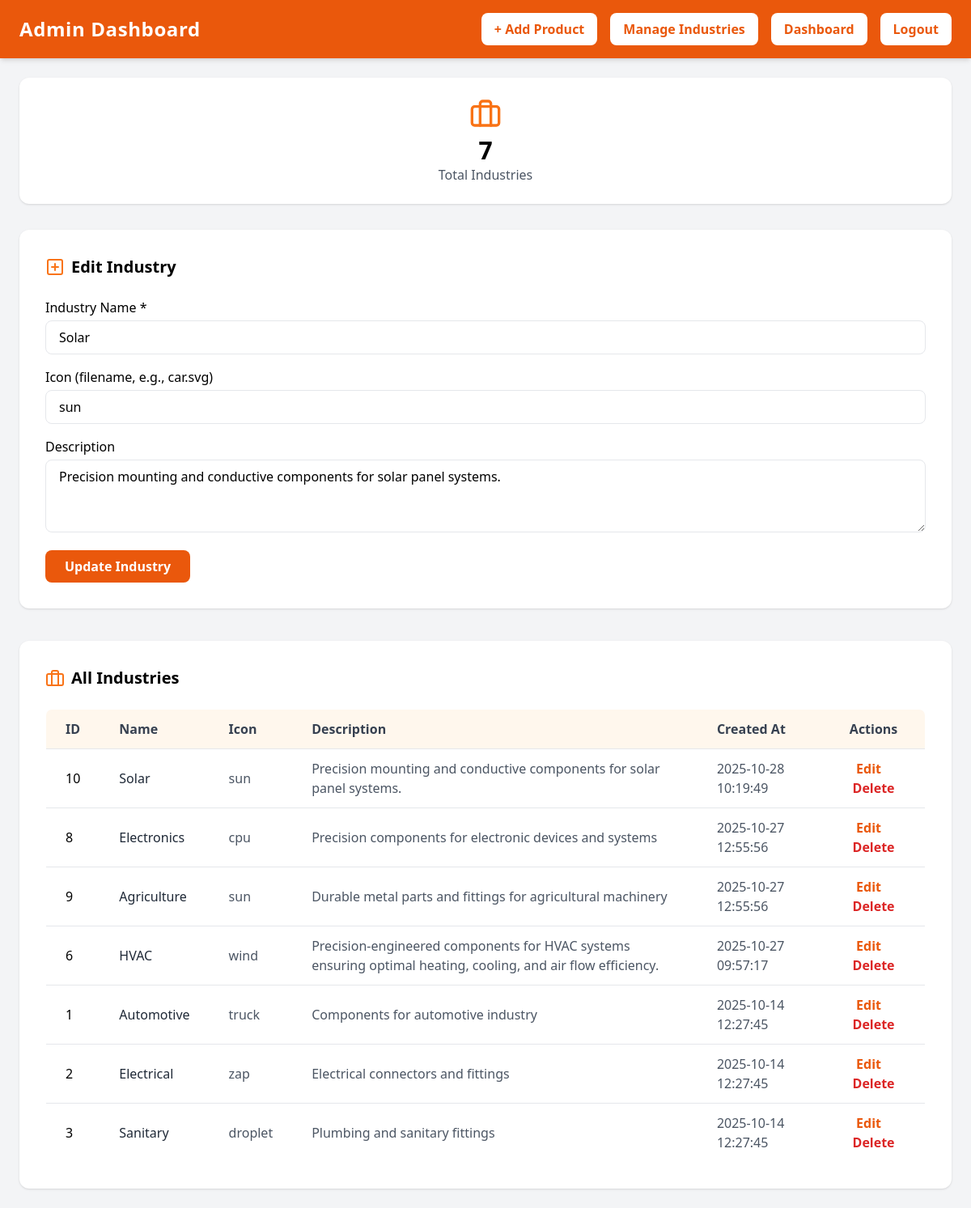
/admin/manage-industries.php?edit_id=10 (signed in), run on the app's committed database.
### tables this page shows
CREATE TABLE IF NOT EXISTS `industries` (
  `id` int(11) NOT NULL AUTO_INCREMENT,
  `name` varchar(100) NOT NULL,
  `icon` varchar(255) DEFAULT NULL,
  `description` text,
  `created_at` timestamp NULL DEFAULT CURRENT_TIMESTAMP,
  PRIMARY KEY (`id`)
);

### admin/manage-industries.php (the view, shortened to what this page needs)
<?php
include '../config.php';
$id = $name = $icon = $description = "";
if (isset($_GET['edit_id'])) {
    $edit_id = intval($_GET['edit_id']);
    $stmt = $conn->prepare("SELECT * FROM industries WHERE id=?");
    $stmt->bind_param("i", $edit_id);
    $stmt->execute();
    $result = $stmt->get_result();
    if ($row = $result->fetch_assoc()) {
        $id = $row['id'];
        $name = $row['name'];
        $icon = $row['icon'];
        $description = $row['description'];
    }
}
$result = $conn->query("SELECT * FROM industries ORDER BY created_at DESC");
$industryCount = $conn->query("SELECT COUNT(*) as total FROM industries")->fetch_assoc()['total'];
?>
<!DOCTYPE html>
<html lang="en">
<head>
<script src="https://cdn.tailwindcss.com"></script>
</head>
<body class="bg-gray-100 min-h-screen flex flex-col">
<header class="bg-orange-600 text-white px-6 py-4 flex justify-between items-center shadow-md sticky top-0 z-50">
  <h1 class="text-2xl font-bold tracking-wide">Admin Dashboard</h1>
  <div class="flex items-center space-x-4">
    <a href="add-product.php" class="bg-white text-orange-600 px-4 py-2 rounded-lg font-semibold hover:bg-orange-50 transition">+ Add Product</a>
    <a href="manage-industries.php" class="bg-white text-orange-600 px-4 py-2 rounded-lg font-semibold hover:bg-orange-50 transition">Manage Industries</a>
    <a href="admin-dashboard.php" class="bg-white text-orange-600 px-4 py-2 rounded-lg font-semibold hover:bg-orange-50 transition">Dashboard</a>
    <a href="logout.php" class="bg-white text-orange-600 px-4 py-2 rounded-lg font-semibold hover:bg-orange-50 transition">Logout</a>
  </div>
</header>
<main class="flex-grow p-6 max-w-7xl mx-auto">
  <div class="grid grid-cols-1 md:grid-cols-1 gap-6 mb-8">
    <div class="bg-white p-6 rounded-xl shadow text-center">
      <i data-feather="briefcase" class="text-orange-500 w-10 h-10 mx-auto mb-2"></i>
      <h3 class="text-3xl font-bold"><?= $industryCount ?></h3>
      <p class="text-gray-600">Total Industries</p>
    </div>
  </div>
  <div class="bg-white p-8 rounded-xl shadow mb-10">
    <h2 class="text-xl font-bold mb-6 flex items-center">
      <i data-feather="plus-square" class="text-orange-500 w-6 h-6 mr-2"></i>
      <?= $id > 0 ? "Edit Industry" : "Add New Industry" ?>
    </h2>
    <form action="" method="post" class="space-y-4">
      <div>
        <label class="block font-medium mb-1">Industry Name *</label>
        <input type="text" name="name" value="<?= htmlspecialchars($name) ?>" class="w-full px-4 py-2 border rounded-lg focus:outline-none focus:ring-2 focus:ring-orange-400">
      </div>
      <div>
        <label class="block font-medium mb-1">Icon (filename, e.g., car.svg)</label>
        <input type="text" name="icon" value="<?= htmlspecialchars($icon) ?>" class="w-full px-4 py-2 border rounded-lg focus:outline-none focus:ring-2 focus:ring-orange-400">
      </div>
      <div>
        <label class="block font-medium mb-1">Description</label>
        <textarea name="description" rows="3" class="w-full px-4 py-2 border rounded-lg focus:outline-none focus:ring-2 focus:ring-orange-400"><?= htmlspecialchars($description) ?></textarea>
      </div>
      <button type="submit" class="bg-orange-600 text-white px-6 py-2 rounded-lg font-semibold hover:bg-orange-700 transition"><?= $id > 0 ? "Update Industry" : "Add Industry" ?></button>
    </form>
  </div>
  <div class="bg-white p-8 rounded-xl shadow">
    <h2 class="text-xl font-bold mb-6 flex items-center">
      <i data-feather="briefcase" class="text-orange-500 w-6 h-6 mr-2"></i> All Industries
    </h2>
    <div class="overflow-x-auto">
      <table class="min-w-full border border-gray-200 rounded-lg overflow-hidden">
        <thead class="bg-orange-50">
          <tr>
            <th class="px-6 py-3 text-left font-semibold text-gray-700 border-b">ID</th>
            <th class="px-6 py-3 text-left font-semibold text-gray-700 border-b">Name</th>
            <th class="px-6 py-3 text-left font-semibold text-gray-700 border-b">Icon</th>
            <th class="px-6 py-3 text-left font-semibold text-gray-700 border-b">Description</th>
            <th class="px-6 py-3 text-left font-semibold text-gray-700 border-b">Created At</th>
            <th class="px-6 py-3 text-center font-semibold text-gray-700 border-b">Actions</th>
          </tr>
        </thead>
        <tbody class="divide-y divide-gray-200">
          <?php if($result->num_rows > 0): ?>
            <?php while($row = $result->fetch_assoc()): ?>
              <tr class="hover:bg-orange-50">
                <td class="px-6 py-3"><?= $row['id'] ?></td>
                <td class="px-6 py-3 font-medium text-gray-800"><?= htmlspecialchars($row['name']) ?></td>
                <td class="px-6 py-3 text-gray-600"><?= $row['icon'] ?: '-' ?></td>
                <td class="px-6 py-3 text-gray-600"><?= $row['description'] ?: '-' ?></td>
                <td class="px-6 py-3 text-gray-600"><?= $row['created_at'] ?></td>
                <td class="px-6 py-3 text-center">
                  <a href="?edit_id=<?= $row['id'] ?>" class="text-orange-600 font-semibold mr-3 hover:text-orange-800">Edit</a>
                  <a href="?delete_id=<?= $row['id'] ?>" class="text-red-600 font-semibold hover:text-red-800" onclick="return confirm('Are you sure to delete?')">Delete</a>
                </td>
              </tr>
            <?php endwhile; ?>
          <?php else: ?>
            <tr><td colspan="6" class="text-center py-6 text-gray-500">No industries found.</td></tr>
          <?php endif; ?>
        </tbody>
      </table>
    </div>
  </div>
</main>
</body>
</html>

### data on the page
industries: name "Solar", icon "sun", description "Precision mounting and conductive components for solar panel systems.", id "10", created_at "2025-10-28 10:19:49"
industries: id "8", name "Electronics", icon "cpu", description "Precision components for electronic devices and systems", created_at "2025-10-27 12:55:56"
industries: id "9", name "Agriculture", icon "sun", description "Durable metal parts and fittings for agricultural machinery", created_at "2025-10-27 12:55:56"
industries: id "6", name "HVAC", icon "wind", description "Precision-engineered components for HVAC systems ensuring optimal heating, cooling, and air flow efficiency.", created_at "2025-10-27 09:57:17"
industries: id "1", name "Automotive", icon "truck", description "Components for automotive industry", created_at "2025-10-14 12:27:45"
industries: id "2", name "Electrical", icon "zap", description "Electrical connectors and fittings", created_at "2025-10-14 12:27:45"
industries: id "3", name "Sanitary", icon "droplet", description "Plumbing and sanitary fittings", created_at "2025-10-14 12:27:45"

### other printed values
$industryCount "7"
